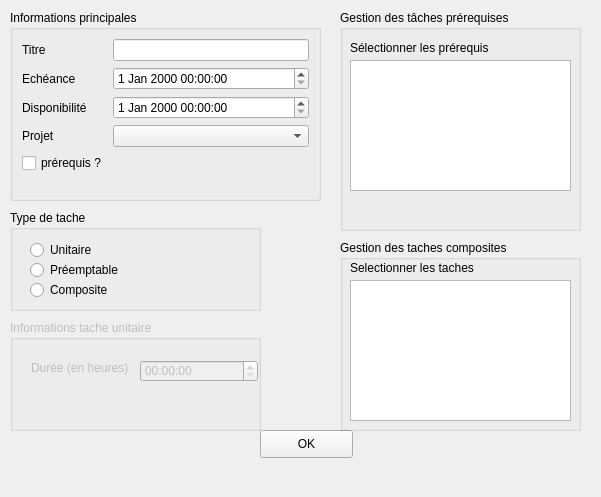
<?xml version="1.0" encoding="UTF-8"?>
<ui version="4.0">
 <class>window_addtacheunaire</class>
 <widget class="QWidget" name="window_addtacheunaire">
  <property name="geometry">
   <rect>
    <x>0</x>
    <y>0</y>
    <width>601</width>
    <height>497</height>
   </rect>
  </property>
  <property name="windowTitle">
   <string>Form</string>
  </property>
  <widget class="QGroupBox" name="groupBox">
   <property name="geometry">
    <rect>
     <x>10</x>
     <y>10</y>
     <width>311</width>
     <height>191</height>
    </rect>
   </property>
   <property name="title">
    <string>Informations principales</string>
   </property>
   <layout class="QFormLayout" name="formLayout">
    <item row="0" column="0">
     <widget class="QLabel" name="label">
      <property name="text">
       <string>Titre</string>
      </property>
     </widget>
    </item>
    <item row="0" column="1">
     <widget class="QLineEdit" name="t_titre"/>
    </item>
    <item row="1" column="0">
     <widget class="QLabel" name="label_2">
      <property name="text">
       <string>Echéance</string>
      </property>
     </widget>
    </item>
    <item row="1" column="1">
     <widget class="QDateTimeEdit" name="dt_ech"/>
    </item>
    <item row="2" column="0">
     <widget class="QLabel" name="label_3">
      <property name="text">
       <string>Disponibilité</string>
      </property>
     </widget>
    </item>
    <item row="2" column="1">
     <widget class="QDateTimeEdit" name="dt_dispo"/>
    </item>
    <item row="4" column="0">
     <widget class="QLabel" name="label_7">
      <property name="text">
       <string>Projet </string>
      </property>
     </widget>
    </item>
    <item row="4" column="1">
     <widget class="QComboBox" name="dd_projet"/>
    </item>
    <item row="5" column="0">
     <widget class="QCheckBox" name="cb_prereq">
      <property name="text">
       <string>prérequis ?</string>
      </property>
     </widget>
    </item>
   </layout>
  </widget>
  <widget class="QGroupBox" name="groupBox_2">
   <property name="geometry">
    <rect>
     <x>10</x>
     <y>210</y>
     <width>251</width>
     <height>101</height>
    </rect>
   </property>
   <property name="title">
    <string>Type de tache</string>
   </property>
   <widget class="QRadioButton" name="rb_unaire">
    <property name="geometry">
     <rect>
      <x>20</x>
      <y>30</y>
      <width>95</width>
      <height>20</height>
     </rect>
    </property>
    <property name="text">
     <string>Unitaire</string>
    </property>
   </widget>
   <widget class="QRadioButton" name="rb_preemp">
    <property name="geometry">
     <rect>
      <x>20</x>
      <y>50</y>
      <width>95</width>
      <height>20</height>
     </rect>
    </property>
    <property name="text">
     <string>Préemptable</string>
    </property>
   </widget>
   <widget class="QRadioButton" name="rb_comp">
    <property name="geometry">
     <rect>
      <x>20</x>
      <y>70</y>
      <width>95</width>
      <height>20</height>
     </rect>
    </property>
    <property name="text">
     <string>Composite</string>
    </property>
   </widget>
   <zorder>rb_preemp</zorder>
   <zorder>rb_comp</zorder>
   <zorder>rb_unaire</zorder>
  </widget>
  <widget class="QGroupBox" name="gb_unaire">
   <property name="enabled">
    <bool>false</bool>
   </property>
   <property name="geometry">
    <rect>
     <x>10</x>
     <y>320</y>
     <width>251</width>
     <height>111</height>
    </rect>
   </property>
   <property name="title">
    <string>Informations tache unitaire</string>
   </property>
   <widget class="QLabel" name="label_4">
    <property name="geometry">
     <rect>
      <x>21</x>
      <y>40</y>
      <width>111</width>
      <height>16</height>
     </rect>
    </property>
    <property name="text">
     <string>Durée (en heures)</string>
    </property>
   </widget>
   <widget class="QTimeEdit" name="t_duree">
    <property name="geometry">
     <rect>
      <x>130</x>
      <y>40</y>
      <width>118</width>
      <height>22</height>
     </rect>
    </property>
    <property name="maximumTime">
     <time>
      <hour>12</hour>
      <minute>0</minute>
      <second>0</second>
     </time>
    </property>
   </widget>
  </widget>
  <widget class="QGroupBox" name="gb_prereq">
   <property name="geometry">
    <rect>
     <x>340</x>
     <y>10</y>
     <width>241</width>
     <height>221</height>
    </rect>
   </property>
   <property name="title">
    <string>Gestion des tâches prérequises</string>
   </property>
   <widget class="QListView" name="list_prereq">
    <property name="geometry">
     <rect>
      <x>10</x>
      <y>50</y>
      <width>221</width>
      <height>131</height>
     </rect>
    </property>
   </widget>
   <widget class="QLabel" name="label_5">
    <property name="geometry">
     <rect>
      <x>10</x>
      <y>30</y>
      <width>211</width>
      <height>16</height>
     </rect>
    </property>
    <property name="text">
     <string>Sélectionner les prérequis</string>
    </property>
   </widget>
  </widget>
  <widget class="QPushButton" name="b_ok">
   <property name="geometry">
    <rect>
     <x>260</x>
     <y>430</y>
     <width>93</width>
     <height>28</height>
    </rect>
   </property>
   <property name="text">
    <string>OK</string>
   </property>
  </widget>
  <widget class="QGroupBox" name="gb_compo">
   <property name="geometry">
    <rect>
     <x>340</x>
     <y>240</y>
     <width>241</width>
     <height>191</height>
    </rect>
   </property>
   <property name="title">
    <string>Gestion des taches composites</string>
   </property>
   <widget class="QLabel" name="label_6">
    <property name="geometry">
     <rect>
      <x>10</x>
      <y>20</y>
      <width>191</width>
      <height>16</height>
     </rect>
    </property>
    <property name="text">
     <string>Selectionner les taches</string>
    </property>
   </widget>
   <widget class="QListView" name="list_comp">
    <property name="geometry">
     <rect>
      <x>10</x>
      <y>40</y>
      <width>221</width>
      <height>141</height>
     </rect>
    </property>
   </widget>
  </widget>
 </widget>
 <resources/>
 <connections/>
</ui>
